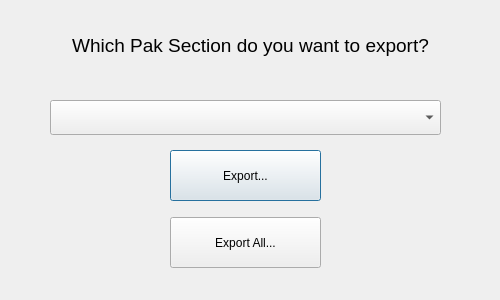
<?xml version="1.0" encoding="UTF-8"?>
<ui version="4.0">
 <class>SectionSelectionDialog</class>
 <widget class="QDialog" name="SectionSelectionDialog">
  <property name="geometry">
   <rect>
    <x>0</x>
    <y>0</y>
    <width>500</width>
    <height>300</height>
   </rect>
  </property>
  <property name="sizePolicy">
   <sizepolicy hsizetype="Fixed" vsizetype="Fixed">
    <horstretch>0</horstretch>
    <verstretch>0</verstretch>
   </sizepolicy>
  </property>
  <property name="minimumSize">
   <size>
    <width>500</width>
    <height>300</height>
   </size>
  </property>
  <property name="maximumSize">
   <size>
    <width>500</width>
    <height>300</height>
   </size>
  </property>
  <property name="windowTitle">
   <string>SectionSelectionDialog</string>
  </property>
  <widget class="QComboBox" name="SectionComboBox">
   <property name="geometry">
    <rect>
     <x>50</x>
     <y>100</y>
     <width>391</width>
     <height>35</height>
    </rect>
   </property>
   <property name="font">
    <font>
     <pointsize>12</pointsize>
    </font>
   </property>
  </widget>
  <widget class="QLabel" name="label">
   <property name="geometry">
    <rect>
     <x>0</x>
     <y>20</y>
     <width>501</width>
     <height>50</height>
    </rect>
   </property>
   <property name="maximumSize">
    <size>
     <width>16777215</width>
     <height>50</height>
    </size>
   </property>
   <property name="font">
    <font>
     <pointsize>14</pointsize>
    </font>
   </property>
   <property name="text">
    <string>Which Pak Section do you want to export?</string>
   </property>
   <property name="textFormat">
    <enum>Qt::TextFormat::AutoText</enum>
   </property>
   <property name="alignment">
    <set>Qt::AlignmentFlag::AlignCenter</set>
   </property>
  </widget>
  <widget class="QPushButton" name="ExportButton">
   <property name="geometry">
    <rect>
     <x>170</x>
     <y>150</y>
     <width>151</width>
     <height>51</height>
    </rect>
   </property>
   <property name="text">
    <string>Export...</string>
   </property>
  </widget>
  <widget class="QPushButton" name="ExportAllButton">
   <property name="geometry">
    <rect>
     <x>170</x>
     <y>217</y>
     <width>151</width>
     <height>51</height>
    </rect>
   </property>
   <property name="text">
    <string>Export All...</string>
   </property>
  </widget>
 </widget>
 <resources/>
 <connections>
  <connection>
   <sender>ExportButton</sender>
   <signal>clicked()</signal>
   <receiver>SectionSelectionDialog</receiver>
   <slot>ExportClicked()</slot>
   <hints>
    <hint type="sourcelabel">
     <x>286</x>
     <y>168</y>
    </hint>
    <hint type="destinationlabel">
     <x>383</x>
     <y>169</y>
    </hint>
   </hints>
  </connection>
  <connection>
   <sender>ExportAllButton</sender>
   <signal>clicked()</signal>
   <receiver>SectionSelectionDialog</receiver>
   <slot>ExportAllClicked()</slot>
   <hints>
    <hint type="sourcelabel">
     <x>240</x>
     <y>241</y>
    </hint>
    <hint type="destinationlabel">
     <x>345</x>
     <y>244</y>
    </hint>
   </hints>
  </connection>
 </connections>
 <slots>
  <slot>ExportClicked()</slot>
  <slot>ExportAllClicked()</slot>
 </slots>
</ui>
